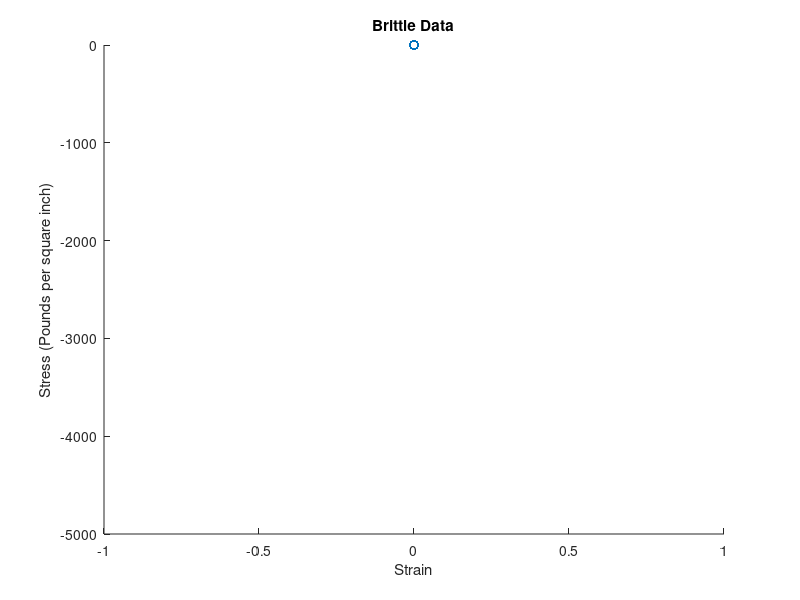
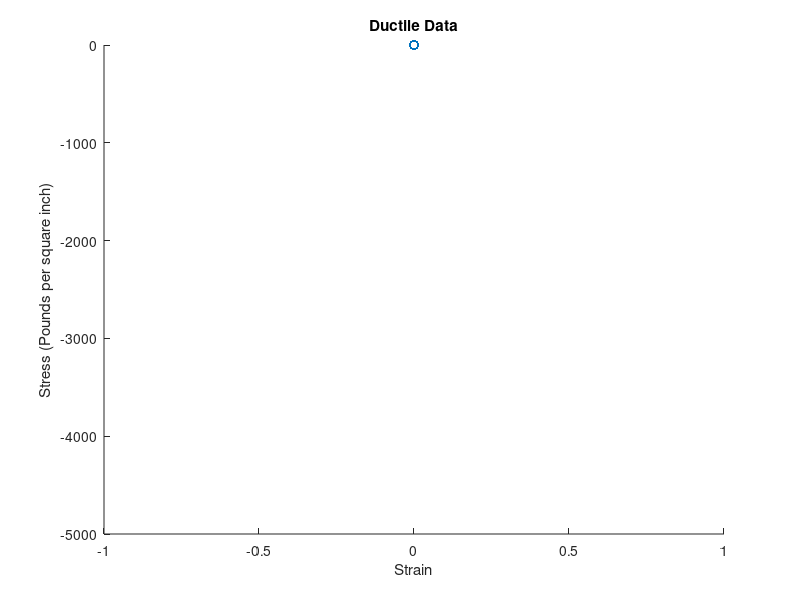

The MATLAB source for these figures, in order:
clc
clear
close all


Brit = xlsread('ASEN1022_Feb21_Brittle_Data.csv');
Duct = xlsread('ASEN1022_Jan28_Ductile_Data.csv');

%now to calculate the stress and strain AT EVERY DATA POINT
DuctStress = zeros(635,1);
BritStress = zeros(1190,1);
DuctStrain = zeros(635,1);
BritStrain = zeros(1190,1);
DuctModulus = zeros(635,1);
BritModulus = zeros(1190,1);

%Im assuming that the 1/2'' and 1/4'' measurements given are the length and
%width of the area we need to be looking at to calculate the stress.

%so to calculate stress, we are going to take the load that varies over
%time in each data set and divide it by the calculated area
AreaDuctile = .504*.187;
AreaBrittle = .500*.191;

for i = 1:635
    DuctStress(i,1) = Duct(i,2)/AreaDuctile;    
end
for i = 1:885
    BritStress(i,1) = Brit(i,2)/AreaBrittle;    
end
for i = 1:635
   DuctStrain(i,1) =  Duct(i,4);
end
for i = 1:885
   BritStrain(i,1) = Brit(i,4); 
end

%---------Brittle Graph-----------------------------------------------------------------------
p2 = polyfit(BritStrain(1:885),BritStress(1:885),1);
x2 = BritStrain(1:885);
y2 = polyval(p2,x2);
%Youngs modulus for the brittle specimin
offset2 = BritStrain(1189)*.002;
figure, scatter(BritStrain(1:1189,1),BritStress(1:1189,1)) % theres a little slip at the beginning so I started at 6 instead of 1
hold on

plot(x2+offset2,y2-5000) %gotta figure out what the y shift is
hold off
title('Brittle Data')
ylabel('Stress (Pounds per square inch)')
xlabel('Strain')

%---------Ductile Graph-------------------------------------------------------------------
p1 = polyfit(DuctStrain(1:145),DuctStress(1:145),1);

x1 = DuctStrain(1:145);
y1 = polyval(p1,x1);
%This created the Young's Modulus for our ductile specimin
offset1 = DuctStrain(634)*.002; %This is our .2% offset for the line
figure, scatter(DuctStrain(1:634,1),DuctStress(1:634,1)) %to shift the graph i added the minuses
hold on

plot(x1+offset1,y1-5000) %line shifted to align with graph more properly with 0.2% offset for modulus
hold off
title('Ductile Data')
ylabel('Stress (Pounds per square inch)')
xlabel('Strain')

%ductile modulus
for i = 1:145
   DuctModulus(i,1) = DuctStress(i,1)/DuctStrain(i,1);
end

%885 for brittle







